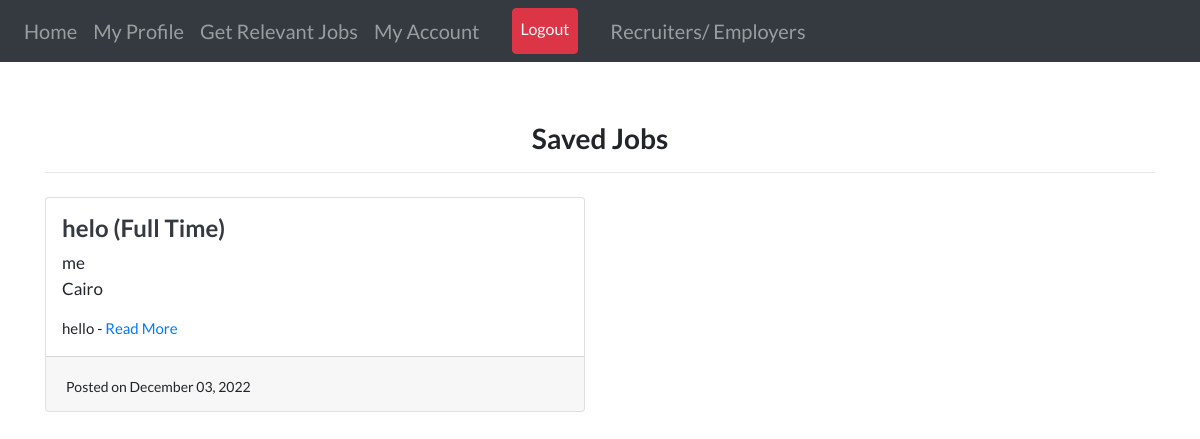
The app's page /saved_job_list/ (signed in) with its own data.
### Candidates/models.py (models this page shows, shortened)
class SavedJobs(models.Model):
    job = models.ForeignKey(
        Job, related_name='saved_job', on_delete=models.CASCADE)
    user = models.ForeignKey(
        User, related_name='saved', on_delete=models.CASCADE)
    date_posted = models.DateTimeField(default=timezone.now)

### job/models.py (models this page shows, shortened)
class Job(models.Model):
    recruiter = models.ForeignKey(
        User, related_name='jobs', on_delete=models.CASCADE)
    title = models.CharField(max_length=255)
    company = models.CharField(max_length=200)
    location = models.CharField(max_length=255)
    description = models.TextField()
    skills_req = models.CharField(max_length=200)
    job_type = models.CharField(
        max_length=30, choices=CHOICES, default='Full Time', null=True)
    link = models.URLField(null=True, blank=True)
    slug = AutoSlugField(populate_from='title', unique=True, null= True)
    date_posted = models.DateTimeField(default=timezone.now)

### Candidates/views.py (the view)
# urls.py: path('saved_job_list/', views.saved_jobs, name='saved-jobs'),
@login_required
def saved_jobs(request):
    jobs = SavedJobs.objects.filter(
        user=request.user).order_by('-date_posted')
    return render(request, 'candidates/saved_jobs.html', {'jobs': jobs, 'candidate_navbar': 1})

### Candidates/templates/candidates/saved_jobs.html
{% extends "users/layout.html" %} {% load static %} {% block content %}
<br /><br />
<div>
  <h3 class="text-center"><b>Saved Jobs</b></h3>
  <hr my-2 />
  <div class="row">
    {% for job in jobs %}
    <div class="col-md-6">
      <div class="card card-signin my-2">
        <span class="ml-3 mt-3">
          <a href="{% url 'job-detail' job.job.slug %}"
            ><h4 class="text-dark">
              <b>{{job.job.title}} ({{job.job.job_type}})</b>
            </h4></a
          >
          <p style="font-size: 17px">
            {{job.job.company}}<br />{{job.job.location}}
          </p>
          <p style="font-size: 15px">
            {{job.job.description|truncatewords:30}} -
            <a href="{% url 'job-detail' job.job.slug %}">Read More</a>
          </p>
        </span>
        <div class="card-footer">
          <span style="font-size: 14px"
            >Posted on {{job.job.date_posted|date:"F d, Y"}}</span
          >
        </div>
      </div>
    </div>
    {% endfor %}
  </div>
</div>
{% endblock content %}

### users/templates/users/layout.html (style rules this page uses)
body { font-family: "Lato"; font-size: 20px; }

### records on screen
SavedJobs: job "helo", job.job_type "Full Time", job.company "me", job.location "Cairo", job.description "hello", job.date_posted "December 03, 2022"
